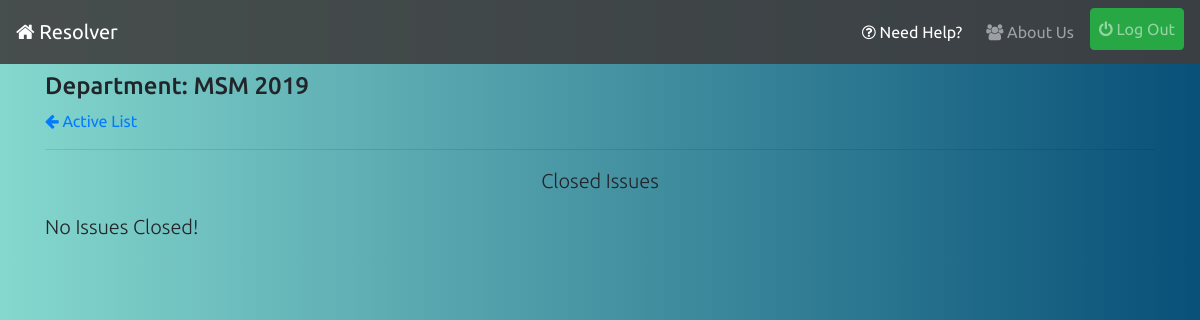
/close/ (signed in), run on an earlier commit of the app's database.
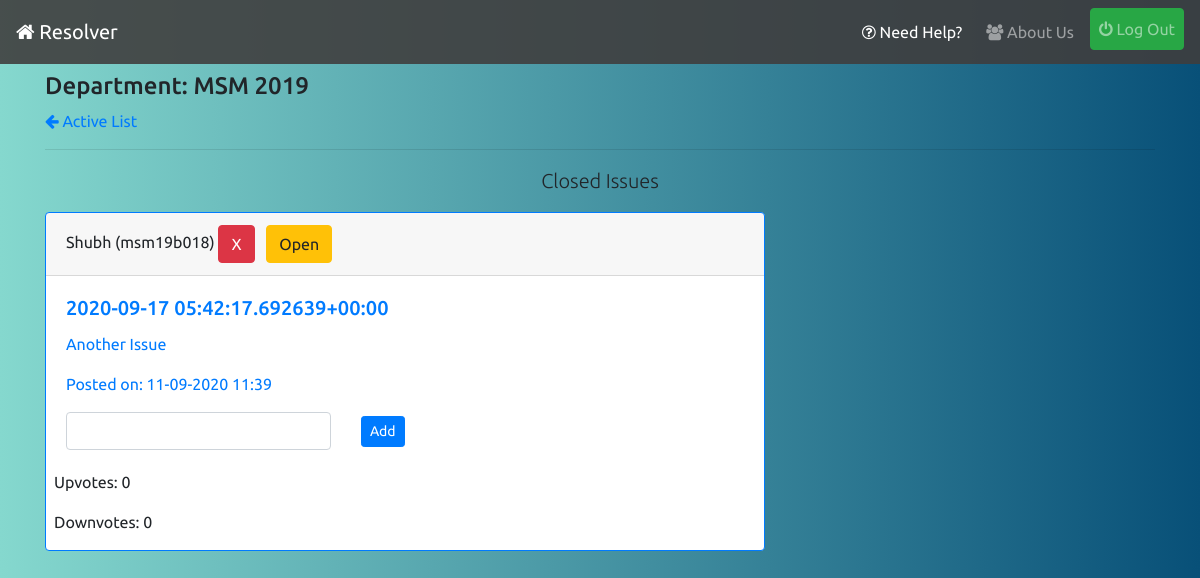
And on a later commit of the database.
### reporter/models.py (models this page shows, shortened)
class Report(models.Model):
    user = models.ForeignKey(UserInfo,on_delete=models.CASCADE,blank=True)
    title = models.CharField('Subject',max_length=56)
    content = models.TextField('Issue')
    department = models.CharField(max_length=20,blank=True)
    year = models.CharField(max_length=4,blank=True)
    timestamp = models.DateTimeField(auto_now_add=True)
    updated = models.DateTimeField(auto_now=True)
    active = models.BooleanField(default=True)
    resolved = models.BooleanField(default=False)
    cr_line = models.CharField(max_length=256,null=True,blank=True)
    upvotes = models.IntegerField(default=0)
    downvotes = models.IntegerField(default=0)
    deadline = models.DateTimeField(null=True)
    class Meta:
        ordering = ['-timestamp']

### profiles/models.py (models this page shows, shortened)
class UserInfo(models.Model):
    user = models.OneToOneField(User,on_delete=models.CASCADE,related_name='info')
    is_cr = models.BooleanField(default=False)
    department = models.CharField(max_length=20)
    join_year = models.CharField(max_length=4)
    institute = models.ForeignKey(Institute,on_delete=models.CASCADE,related_name='allusers')
    registered_on = models.DateTimeField(auto_now_add=True)
    total_upvotes = models.IntegerField(default=0)
    total_downvotes = models.IntegerField(default=0)
    total_novotes = models.IntegerField(default=0)
    class Meta:
        ordering = ['-total_upvotes','-total_downvotes','-total_novotes']

class User(AbstractUser):
    pass

### reporter/views.py (the view)
# urls.py: path('close/',views.close_view,name='close-stage'),
@login_required
def close_view(request):
    if(request.user.info.is_cr):
        if(request.method=='POST'):
            id_ = int(request.POST.get('id',None))
            resolve_message = request.POST.get('c-line',None)
            obj = Report.objects.get(id=id_)
            obj.cr_line = resolve_message
            obj.save()
        qs = Report.objects.filter(active=False,department=request.user.info.department,year=request.user.info.join_year,resolved=False).order_by('-updated')
        return render(request,'reporter/closed.html',{'issue_list':qs})
    raise PermissionDenied

### reporter/context-processors.py (called while the page is built)
def pending_issue_list_context(request):
    if request.user.is_superuser:
        return {}
    pending=-1
    if request.user.is_authenticated:
        pending = Report.objects.filter(active=False,department=request.user.info.department,year=request.user.info.join_year,resolved=False).count()
    return {"pending_issue_count":pending}

def resolved_issue_list_context(request):
    if request.user.is_superuser:
        return {}
    resolved=-1
    if request.user.is_authenticated:
        resolved = Report.objects.filter(active=False,department=request.user.info.department,year=request.user.info.join_year,resolved=True).count()
    return {"resolved_issue_count":resolved}

def pending_contact_list_context(request):
    if request.user.is_superuser:
        return {}
    pending=-1
    if request.user.is_authenticated:
        pending = ContactList.objects.filter(department=request.user.info.department,year=request.user.info.join_year,approved=False).count()
    return {"pending_contact_count":pending}

### reporter/templates/reporter/closed.html (shortened to what this page needs)
{% extends 'base.html' %}
{% load static %}
{% block content %}
{% if request.user.is_authenticated %}
    <h4 class=mt-2>Department: {{request.user.info.department|upper}} {{request.user.info.join_year}}</h4>
    <a href="{% url 'reporter:index' %}"><i class="fa fa-arrow-left"></i> Active List</a>
    <hr>
    <p class="mt-2 lead text-center">Closed Issues</p>
    {% for issue in issue_list %}
    <div class="card border-primary mb-3" style="max-width: 45rem;">
        <div class="card-header">{{issue.user.user.first_name}} ({{issue.user.user.username}})  {% if request.user.info.is_cr %}<button type="button" class="btn btn-danger" data-toggle="modal" data-target="#deleteModal">X</button> <a class="btn btn-warning ml-2" href="{% url 'reporter:close-issue' issue.id %}">Open</a> {% endif %} </div>
        <div class="card-body text-primary">
          <h5 class="card-title">{{issue.title}}</h5>
          <p class="card-text" >{{issue.content}}</p>
          <p class="card-text">Posted on: {{issue.timestamp|date:'d-m-Y H:i'}}</p>
          {% if issue.cr_line %}
          <p class="card-text resolve-message"><em>Resolved Message: </em><span style="color: black;">{{issue.cr_line}}</span></p>
          <a class="btn btn-dark" href="{% url 'reporter:resolve-line-delete' issue.id %}">Remove Message</a>
          {% else %}
          <form action="{% url 'reporter:close-stage' %}" method="post">
            <div class="row">
              <div class="col-lg-5 col-md-7 col-sm-8">
                <input class="form-control" type="text" name="c-line">
              </div>
              <div class="col-2">
                  <input class="btn btn-primary btn-sm mt-1" type="submit" value="Add">
              </div>
            </div>
          </form>
          {% endif %}
        </div>
        <div class="results ml-2">
          <p>Upvotes: {{issue.upvotes}}</p>
          <p>Downvotes: {{issue.downvotes}}</p>
        </div>
    </div>
    {% empty %}
    <p class="lead">No Issues Closed!</p>
    {% endfor %}
{% endif %}
{% endblock %}

What changed in the data, as far as the page shows it:
now on this page (row edited): Report: user.user.first_name "Shubh", user.user.username "msm19b018", title "2020-09-17 05:42:17.692639+00:00", content "Another Issue", timestamp "11-09-2020 11:39", upvotes "0", downvotes "0"
Also different on the page:
text no longer shown: "No Issues Closed!"
